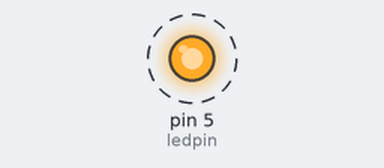
The sketch below on a simulated Arduino Uno, built with avr-gcc and run on an emulated ATmega328P. Parts: output pins drawn as LEDs (lit = HIGH). Dashed ring = blinking.

Above: at 0.2 s.
Timing chart, 0 to 3.0 s (numbered marks = the images above):
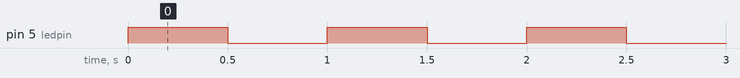

The sketch:

led_cheshmak_zan.ino
```cpp
int ledpin = 5;


void setup() {
  // put your setup code here, to run once:

//Serial.begin(9600);
pinMode(ledpin,OUTPUT);


}

void loop() {
  // put your main code here, to run repeatedly:

//Serial.println("man mamadam");
 digitalWrite(ledpin,HIGH);
 delay (500);

 digitalWrite(ledpin,LOW);
 delay (500);

}
```

Measured:
- by itself, pin 5 (ledpin): alternates HIGH for 0.50 s and LOW for 0.50 s
